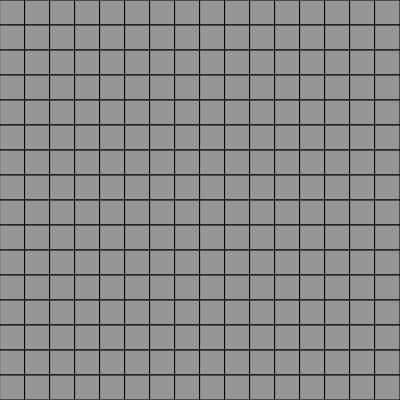
Frame 1 (no input)
Frame 60 (no input): identical to frame 1, image omitted
Frame 120 (the mouse pressed at the canvas centre since frame 60): identical to frame 1, image omitted

The p5.js sketch that drew this single still picture (run headless with seeded random() and noise() and a simulated clock; from frame 60 on, the mouse is pressed at the canvas centre):

// p5.js sketch
// ── sketch.js
var size = 25;
var w = size;
var h = size;
var grid;
var cols;
var rows;

function setup() {
  createCanvas(400, 400);
  cols = floor(width/size);
  rows = floor(height/size);
  
  grid = make2DArray(cols, rows);
  fillGrid();
}

function draw() {
  background(255);
  for (var i = 0; i < cols; i++) {
    for (var j = 0; j < rows; j++) {
      grid[i][j].show();
    }
  }
}

function fillGrid() {
  for (var i = 0; i < cols; i++) {
    for (var j = 0; j < rows; j++) {
      grid[i][j] = new cell(i, j);
    }
  }
}

function revealAll() {
  for (var i = 0; i < cols; i++) {
    for (var j = 0; j < rows; j++) {
      if (grid[i][j].flagged) {
        grid[i][j].flag();
      }
      grid[i][j].reveal();
    }
  }
}

function make2DArray(cols, rows) {
  grid = Array(cols);
  for (var i = 0; i < grid.length; i++) {
    grid[i] = Array(rows);
  }
  return grid;
}

function mousePressed() {
    for (var i = 0; i < cols; i++) {
      for (var j = 0; j < rows; j++) {
        var cell = grid[i][j];
        
        if (cell.contains(mouseX, mouseY)) {
          if (mouseButton === LEFT) {
            cell.reveal();
            if (!cell.mine) {
              checkGame();
            }
          } else if (mouseButton === RIGHT) {
            cell.flag();
          }
        }
      }
    }
}

function checkGame() {
  for (var i = 0; i < cols; i++) {
      for (var j = 0; j < rows; j++) {
        var cell = grid[i][j];
        
        if (!cell.revealed && !cell.mine) {
            return;
        }
      }
  }
  console.log("You win!");
}
// ── cell.js
class cell {
  constructor(i, j) {
    this.i = i;
    this.j = j;
    this.x = i*w;
    this.y = j*h;
    if (random(1) < 0.2) {
      this.mine = true;
    } else {
      this.mine = false;
    }
    this.revealed = false;
    this.flagged = false;
  }
  
  show() {
    stroke(0);
    fill(150);
    var centerX = this.x + w/2;
    var centerY = this.y + h/2;
    
    if (this.revealed) {
      var iconSize = w/2;
      
      if (this.mine) {
        ellipse(centerX, centerY, iconSize);
        arc(centerX, centerY, iconSize/2, iconSize/2, PI, PI + QUARTER_PI);
        revealAll();
      } else if (!this.mine) {
        var num = this.countMines();
        if (num > 0) {
          text(num, centerX-iconSize/3, centerY-iconSize/2, iconSize*4, iconSize*4);
        } else {
          this.revealNeighbors();
        }
      }
      noFill();
    } else if (this.flagged) {
      var lineStartX = this.x;
      var lineEndX = this.x;
      var lineStartY = this.y + h/4;
      var lineEndY = this.y + (3*h/4);
      // push();
      fill(255,0,0);
      // rect(this.x-5, this.y-5, 10, 10);
      // pop();
      // line(lineStartX, lineStartY, lineEndX, lineEndY);
    }
    rect(this.x, this.y, w, h);
  }
  
  flag() {
    if (!this.flagged) {
      this.flagged = true;
    } else if (this.flagged) {
      this.flagged = false;
    }
  }
  
  reveal() {
    if (!this.flagged) {
      this.revealed = true;
    }
  }
  
  countMines() {
    var total = 0;
    
    for (var xoff = -1; xoff <= 1; xoff++) {
      for (var yoff = -1; yoff <= 1; yoff++) {
        var i = this.i + xoff;
        var j = this.j + yoff;
        
        if(i > -1 && i < cols && j > -1 && j < rows) {
          var neighbor = grid[i][j];
          
          if (neighbor.mine) {
            total++;
          }
        }
      }
    }
    
    return total;
  }
  
  revealNeighbors() {
    
    for (var xoff = -1; xoff <= 1; xoff++) {
      for (var yoff = -1; yoff <= 1; yoff++) {
        var i = this.i + xoff;
        var j = this.j + yoff;
        
        if(i > -1 && i < cols && j > -1 && j < rows) {
          var neighbor = grid[i][j];
          if (!neighbor.mine && !neighbor.revealed && !neighbor.flagged) {
            neighbor.reveal();
            checkGame();
            if (neighbor.countMines() == 0) {
              neighbor.revealNeighbors();
            }
          }
        }
      }
    }
  }
  
  contains(x, y) {
    var bool = this.x < x && x < this.x+w && this.y < y && y < this.y+h;
    return bool;
  }
}
